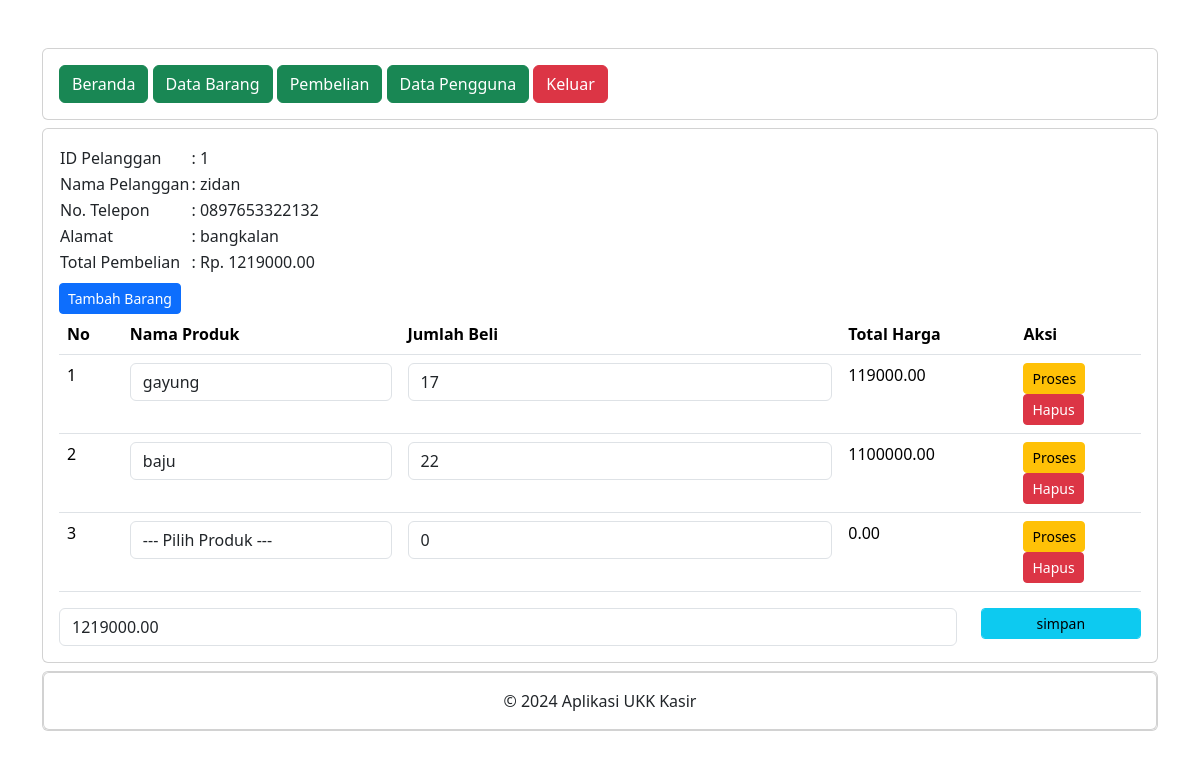
Screenshot of /administrator/detail_pembelian.php?pelanggan_id=1 (signed in) with the database file from the repository.
### tables this page shows
CREATE TABLE `penjualan` (
  `penjualan_id` int(11) NOT NULL,
  `tanggal_penjualan` date NOT NULL,
  `total_harga` decimal(10,2) NOT NULL,
  `pelanggan_id` int(11) UNSIGNED NOT NULL
);

CREATE TABLE `pelanggan` (
  `pelanggan_id` int(11) UNSIGNED NOT NULL,
  `nama_pelanggan` varchar(255) NOT NULL,
  `alamat` text NOT NULL,
  `nomer_telepon` varchar(15) NOT NULL
);

CREATE TABLE `detailpenjualan` (
  `detail_id` int(11) NOT NULL,
  `penjualan_id` int(11) NOT NULL,
  `produk_id` int(11) DEFAULT NULL,
  `jumlah_produk` int(11) NOT NULL,
  `subtotal` decimal(10,2) NOT NULL
);

CREATE TABLE `produk` (
  `produk_id` int(11) NOT NULL,
  `nama_produk` varchar(255) NOT NULL,
  `harga` decimal(10,2) NOT NULL,
  `stok` int(11) NOT NULL
);

### administrator/detail_pembelian.php (the view, shortened to what this page needs)
<?php
include '../koneksi.php';
include "header.php";
include "navbar.php";
?>
<div class="card mt-2">
    <div class="card-body">
        <?php
        $PelangganID = $_GET['pelanggan_id'];
        $data = mysqli_query($koneksi,"SELECT * FROM pelanggan INNER JOIN penjualan ON pelanggan.pelanggan_id=penjualan.pelanggan_id");
        while($d = mysqli_fetch_array($data)){
            ?>
            <?php if ($d['pelanggan_id'] == $PelangganID) { ?>
            <table>
                <tr>
                    <td>ID Pelanggan</td>
                    <td>: <?= $d['pelanggan_id']; ?></td>
                </tr>
                <tr>
                    <td>Nama Pelanggan</td>
                    <td>: <?= $d['nama_pelanggan']; ?></td>
                </tr>
                <tr>
                    <td>No. Telepon</td>
                    <td>: <?= $d['nomer_telepon']; ?></td>
                </tr>
                <tr>
                    <td>Alamat</td>
                    <td>: <?= $d['alamat']; ?></td>
                </tr>
                <tr>
                    <td>Total Pembelian</td>
                    <td>: Rp. <?= $d['total_harga']; ?></td>
                </tr>
            </table>
            <form method="post" action="tambah_detail_penjualan.php">
                <button type="submit" class="btn btn-primary btn-sm mt-2">Tambah Barang</button>
            </form>
            <table class="table">
                <thead>
                    <tr>
                        <th>No</th>
                        <th>Nama Produk</th>
                        <th>Jumlah Beli</th>
                        <th>Total Harga</th>
                        <th>Aksi</th>
                    </tr>
                </thead>
                <tbody>
                    <?php
                    $nos = 1;
                    $detailpenjualan = mysqli_query($koneksi,"SELECT * FROM detailpenjualan");
                    while($d_detailpenjualan = mysqli_fetch_array($detailpenjualan)){
                    ?>
                    <?php
                    if ($d_detailpenjualan['penjualan_id'] == $d['penjualan_id']) { ?>
                        <tr>
                            <td><?= $nos++; ?></td>
                            <td>
                                <form action="simpan_barang_beli.php" method="post">
                                    <div class="form-group">
                                        <select name="produk_id" class="form-control" onchange="this.form.submit()">
                                            <option>--- Pilih Produk ---</option>
                                            <?php
                                            $produk = mysqli_query($koneksi,"SELECT * FROM produk");
                                            while($d_produk =  mysqli_fetch_array($produk)){
                                                ?>
                                                <option value="<?= $d_produk['produk_id']; ?>" <?php if($d_produk['produk_id']==$d_detailpenjualan['produk_id']) { echo "selected"; }?>><?= $d_produk['nama_produk']; ?></option>
                                            <?php } ?>
                                        </select>
                                    </div>
                                </form>
                            </td>
                            <td>
                                <form method="post" action="hitung_subtotal.php">
                                    <div class="form-group">
                                        <input type="number" name="jumlah_produk" value="<?= $d_detailpenjualan['jumlah_produk']; ?>" class="form-control">
                                    </div>
                                </td>
                                <td><?= $d_detailpenjualan['subtotal']; ?></td>
                                <td>
                                    <button type="submit" class="btn btn-warning btn-sm">Proses</button>
                                <form method="post" action="hapus_detail_pembelian.php">
                                    <button type="submit" class="btn btn-danger btn-sm">Hapus</button>
                                </form>
                            </td>
                        </tr>
                    <?php } else {
                        ?>
                        <?php
                    }
                    }
                    ?>
                </tbody>
            </table>
            <form method="post" action="simpan_total_harga.php">
                <?php
                $detailpenjualan =  mysqli_query($koneksi, "SELECT SUM(subtotal) AS total_harga FROM detailpenjualan WHERE penjualan_id='$d[penjualan_id]'");
                $row =  mysqli_fetch_assoc($detailpenjualan);
                $sum = $row['total_harga'];
                ?>
                <div class="row">
                    <div class="col-sm-10">
                        <div class="form-group">
                            <input type="number" class="form-control" name="total_harga" value="<?= $sum ?>">
                        </div>
                    </div>
                    <div class="col-sm-2">
                        <div class="form-group">
                            <button class="btn btn-info btn-sm form-control" type="submit">simpan</button>
                        </div>
                    </div>
                </div>
            </form>
        <?php } else { ?>
            <?php
        }
        }
        ?>
    </div>
</div>
<?php
include "footer.php";
?>

### rows the page displays
penjualan: pelanggan "1", pelanggan.nama_pelanggan "zidan", pelanggan.nomer_telepon "0897653322132", pelanggan.alamat "bangkalan", total_harga "1219000.00"
detailpenjualan: produk_id "gayung", jumlah_produk "17", subtotal "119000.00"
detailpenjualan: produk_id "baju", jumlah_produk "22", subtotal "1100000.00"
detailpenjualan: jumlah_produk "0", subtotal "0.00"
